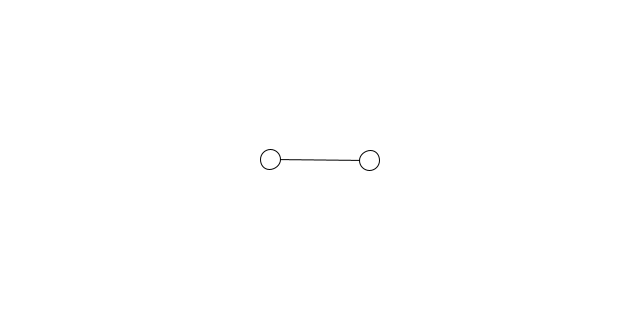
Frame 1 (no input)
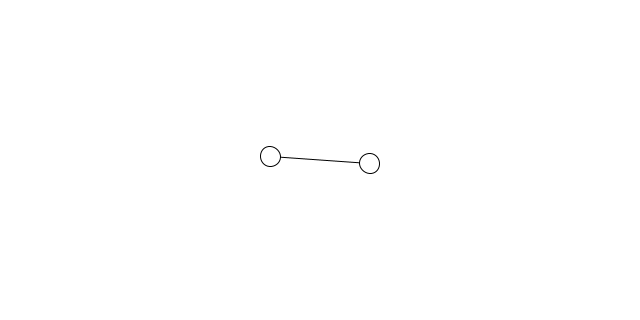
Frame 60 (the mouse pressed at the canvas centre just before this capture)
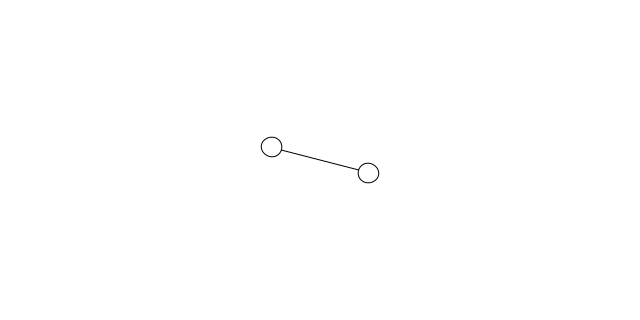
Frame 120 (the mouse held since frame 60 and released just before this capture)

The Processing sketch that drew these frames (run headless with seeded random() and noise(); from frame 60 on, the mouse is pressed at the canvas centre):

// Processing sketch: c3_1_angular_motion
// ── c3_1_angular_motion.pde
// 角運動
//
// 角度 = 角度 + 角速度
// 角速度 = 角速度 + 角加速度
//


float count = 0;
float angle = 0;
float aVelocity = 1;
float aAcceleration = 0.1;

void display(){
  translate(width/2, height/2);
  rotate(radians(angle));
  line(-50, 0, 50, 0);
  ellipse(50, 0, 20, 20);
  ellipse(-50, 0, 20, 20);

}

void setup(){
  size(640, 320);
}

void draw(){
  background(255);
  aVelocity += aAcceleration;
  count += aVelocity;
  angle = radians(count);

  display();
}
